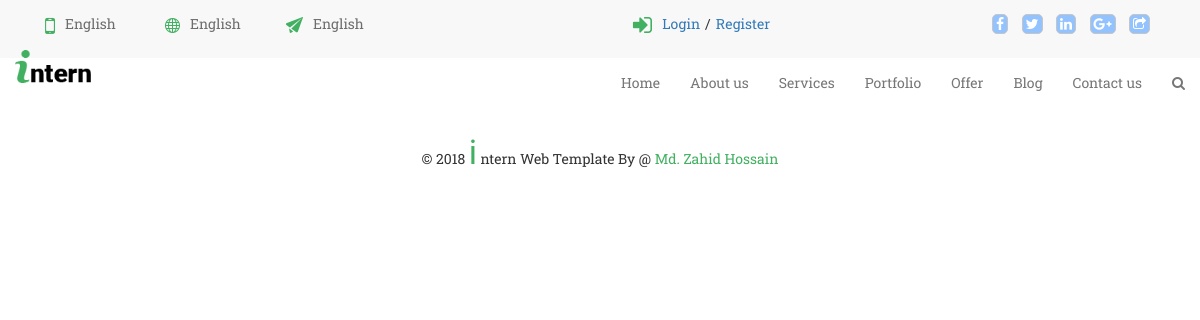
The app's page /empProfile.php?user=zaz@yahoo.com, older data.
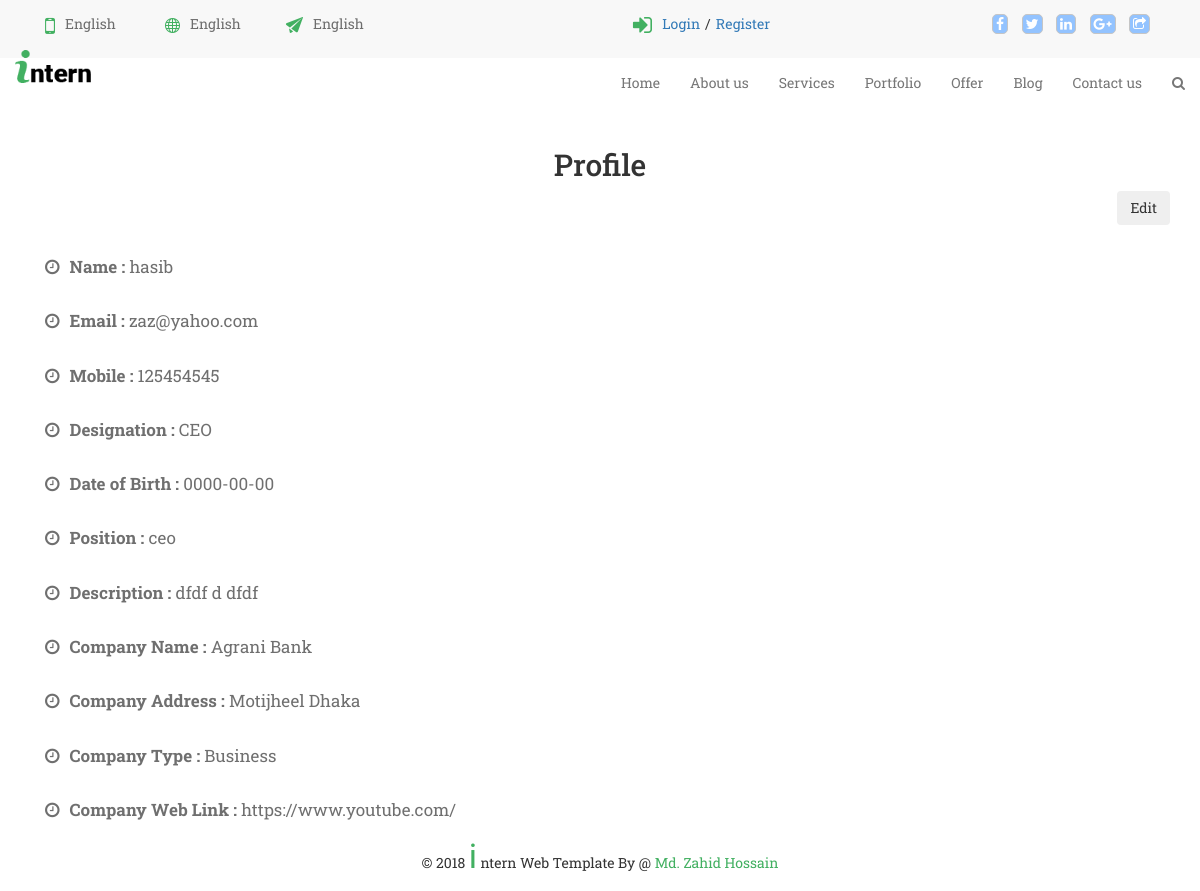
The same page, newer data.
### tables this page shows
CREATE TABLE `company` (
  `compId` int(11) NOT NULL,
  `empId` int(11) NOT NULL,
  `compName` text NOT NULL,
  `compAddress` text NOT NULL,
  `compWebLink` text,
  `compType` varchar(32) NOT NULL,
  `compDeleteDate` timestamp NULL DEFAULT NULL
);

CREATE TABLE `employer` (
  `eId` int(11) NOT NULL,
  `eName` varchar(30) NOT NULL,
  `ePass` varchar(100) NOT NULL,
  `eCompId` int(11) NOT NULL,
  `eDesignation` text NOT NULL,
  `eMobile` int(11) NOT NULL,
  `eMail` text NOT NULL,
  `ePosition` text NOT NULL,
  `eDescription` text NOT NULL,
  `eDob` date NOT NULL,
  `eDeleteDate` date NOT NULL,
  `eLogin` date NOT NULL,
  `eLogout` date NOT NULL
);

### empProfile.php (the view, shortened to what this page needs)
<?php
    require "config.php";
    include "includes/header.php";
    include "includes/head.php";
    include "includes/navbar.php";
    $eMail = $_GET['user'];
       $statement = "select * from employer where eMail = '$eMail' ";
    $result = mysqli_query($conn,$statement);
    if(mysqli_num_rows($result) == 1 ){
        while($row = mysqli_fetch_assoc($result)){
            $eName = $row['eName'];
            $eCompId = $row['eCompId'];
            $eDesignation = $row['eDesignation'];
            $eMobile = $row['eMobile'];
            $eMail = $row['eMail'];
            $ePosition = $row['ePosition'];
            $eDescription = $row['eDescription'];
            $eDob = $row['eDob'];
            $query = "select * from company where compId = '$eCompId' ";
            $output = mysqli_query($conn,$query);
            if(mysqli_num_rows($output) == 1){
                while($row = mysqli_fetch_assoc($output)){
                    $compName = $row['compName'];
                    $compAddress = $row['compAddress'];
                    $compType = $row['compType'];
                    $compWebLink = $row['compWebLink'];
            ?>
            <div class="container">
               <h2 style="text-align:center;" >Profile</h2>
               <button class="btn btm-primary" style="float:right;"> Edit </button>
                <div class="col-sm-12">
                    <p class = "singlePost"><i class="fa fa-clock-o" aria-hidden="true"></i><b>Name : </b> <?php echo $eName ?> </p>
                    <p class = "singlePost"><i class="fa fa-clock-o" aria-hidden="true"></i><b>Email : </b> <?php echo $eMail ?> </p>
                    <p class = "singlePost"><i class="fa fa-clock-o" aria-hidden="true"></i><b>Mobile : </b> <?php echo $eMobile ?> </p>
                    <p class = "singlePost"><i class="fa fa-clock-o" aria-hidden="true"></i><b>Designation : </b> <?php echo $eDesignation ?> </p>
                    <p class = "singlePost"><i class="fa fa-clock-o" aria-hidden="true"></i><b>Date of Birth : </b> <?php echo $eDob ?> </p>
                    <p class = "singlePost"><i class="fa fa-clock-o" aria-hidden="true"></i><b>Position : </b> <?php echo $ePosition ?> </p>
                    <p class = "singlePost"><i class="fa fa-clock-o" aria-hidden="true"></i><b>Description : </b> <?php echo $eDescription ?> </p>
                    <p class = "singlePost"><i class="fa fa-clock-o" aria-hidden="true"></i><b>Company Name : </b> <?php echo $compName ?> </p>
                    <p class = "singlePost"><i class="fa fa-clock-o" aria-hidden="true"></i><b>Company Address : </b> <?php echo $compAddress ?> </p>
                    <p class = "singlePost"><i class="fa fa-clock-o" aria-hidden="true"></i><b>Company Type : </b> <?php echo $compType ?> </p>
                    <p class = "singlePost"><i class="fa fa-clock-o" aria-hidden="true"></i><b>Company Web Link : </b> <?php echo $compWebLink ?> </p>
                </div>
            </div>
     <?php
                }
            }
        }
    }
include "includes/footer.php";
?>

Row changes from the older to the newer data that the page shows:
added employer: eName "hasib", eMail "zaz@yahoo.com", eMobile "125454545", eDesignation "CEO", eDob "0000-00-00", ePosition "ceo", eDescription "dfdf d dfdf"
added company: compName "Agrani Bank", compAddress "Motijheel Dhaka", compType "Business", compWebLink "https://www.youtube.com/"
